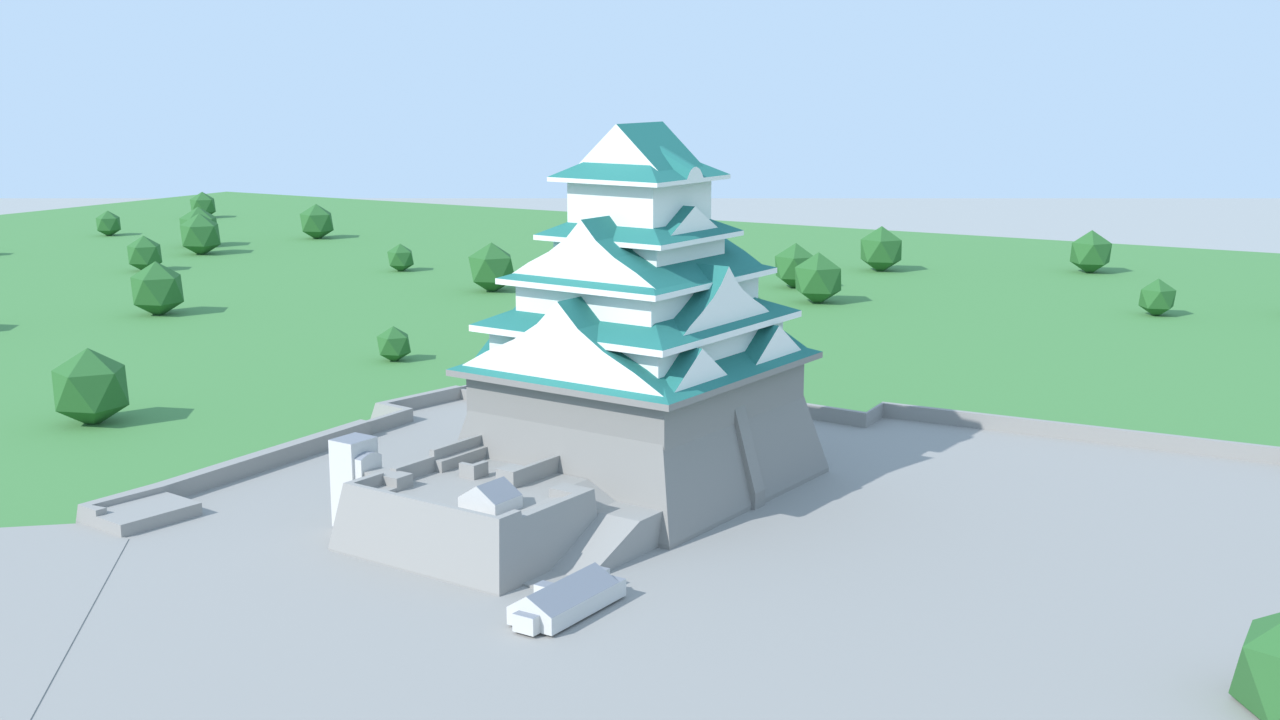
#> input picture 玩法库/09_地标建筑3D末帧接龙/skill/landmark-3d-chain/assets/example-stills/osaka-castle-still.png, 1280 x 720 px
$ python contact_sheet.py '../../../../09_地标建筑3D末帧接龙/skill/landmark-3d-chain/assets/example-stills/osaka-castle-still.png' --out out.png
#> lines starting #> are read from the running program, lines starting #| are printed output that depends on the picture
"""Create paged contact sheets from all decoded animation frames."""
from pathlib import Path
import argparse,json,math
from PIL import Image,ImageDraw

def main():
    ap=argparse.ArgumentParser(description=__doc__);ap.add_argument('input',type=Path)
    ap.add_argument('--out',type=Path,required=True);ap.add_argument('--per-page',type=int,default=50)
    ap.add_argument('--crop',help='left,top,right,bottom');args=ap.parse_args()
    if not 1<=args.per_page<=100:raise SystemExit('--per-page must be 1 through 100')
    crop=tuple(map(int,args.crop.split(','))) if args.crop else None
    if crop and (len(crop)!=4 or crop[0]<0 or crop[1]<0 or crop[2]<=crop[0] or crop[3]<=crop[1]):raise SystemExit('Invalid crop rectangle')
    args.out.mkdir(parents=True,exist_ok=True)
    pages=[];elapsed=0;cols=5;cellw,cellh=180,260
    with Image.open(args.input) as im:
#> im is the input picture: PIL image 1280x720 RGBA; mean R, G, B, A 177.2, 206.9, 207.9, 255
        if crop and (crop[2]>im.width or crop[3]>im.height):raise SystemExit('Crop exceeds the image')
        for j in range(im.n_frames):
            if j%args.per_page==0:
                sheet=Image.new('RGB',(cols*cellw,math.ceil(args.per_page/cols)*cellh),(4,13,13));pages.append(sheet)
            im.seek(j);thumb=im.convert('RGB')
            if crop:thumb=thumb.crop(crop)
            thumb.thumbnail((cellw-4,cellh-23),Image.Resampling.LANCZOS)
            local=j%args.per_page;x=local%cols*cellw;y=local//cols*cellh
            sheet.paste(thumb,(x+(cellw-thumb.width)//2,y+21))
            ImageDraw.Draw(sheet).text((x+5,y+4),f'{j:03d} / {elapsed/1000:.2f}s',fill='white')
            elapsed+=im.info.get('duration',0)
#> this loop made 1 pass
#> elapsed on pass 1: 0
#> pass 1, in main, `sheet = Image.new('RGB', (cols * cellw, math.ceil(args.per_page / cols`:
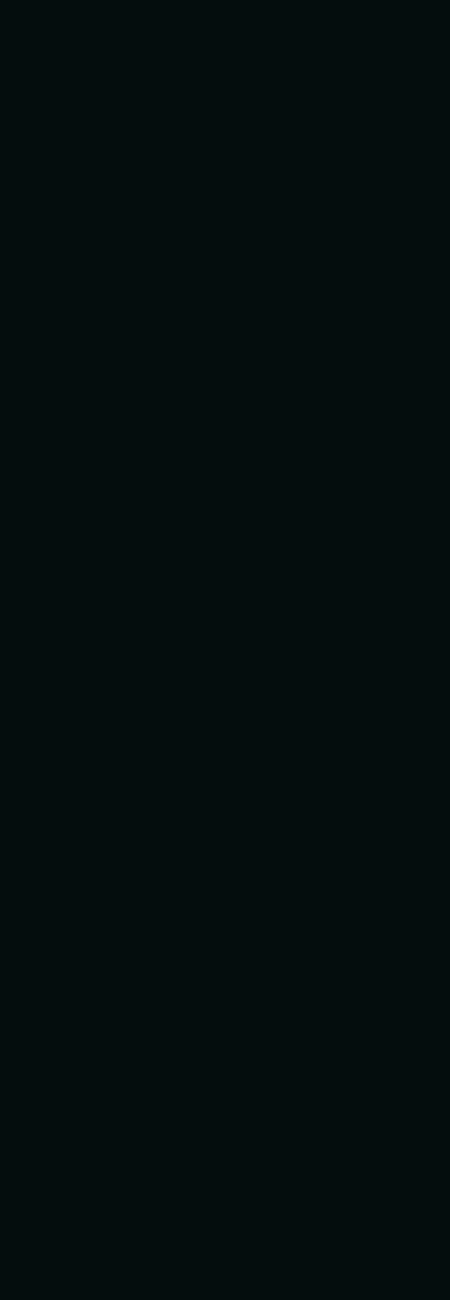
#> sheet: PIL image 900x2600 RGB (shown at 1/2 size); mean R, G, B 4, 13, 13
#> after the loop:
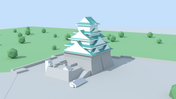
#> thumb: PIL image 176x99 RGB; mean R, G, B 177.1, 206.8, 207.9
#> after the loop, elapsed = 0; pages = 1 item
        count=im.n_frames
#> count = 1
    for i,sheet in enumerate(pages):sheet.save(args.out/f'review-{i+1:02d}.jpg',quality=95)
#> this loop made 1 pass
    (args.out/'coverage.json').write_text(json.dumps({'frames_represented':count,'pages':len(pages),'crop':crop,'visual_review':'pending'},indent=2),encoding='utf8')
    print(f'{count} frames represented in {len(pages)} pages')
#| 1 frames represented in 1 pages

if __name__=='__main__':main()
